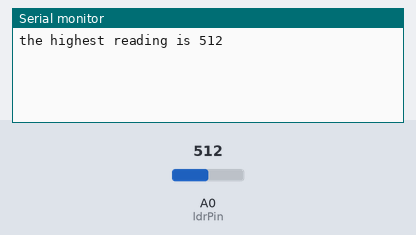
The sketch below on a simulated Arduino Uno, built with avr-gcc and run on an emulated ATmega328P. On the bench: the last lines printed to the serial monitor. Inputs (shaded band) come from the test bench; at power-on: A0 (ldrPin) = 512.

Above: at 1.2 s.
1.3 s: A0 (ldrPin) set to 716
At 1.9 s:
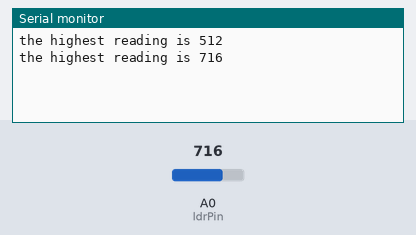
2.8 s: A0 (ldrPin) set to 900
At 2.8 s:
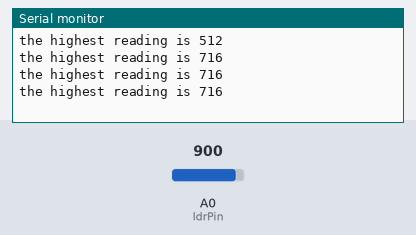
Timing chart, 0 to 5.8 s (numbered marks = the images above; inputs shaded):
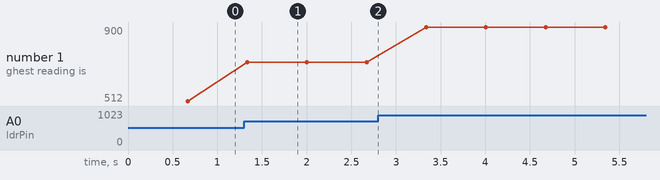

The sketch:

Homework_June_15_.ino
```cpp
const int numberOfReadings = 600;
int measurements[numberOfReadings] ;
const int ldrPin = A0;

void setup() {
  Serial.begin(9600);
}


void loop() {

  for (int readings = 0; readings < numberOfReadings; readings++) {
    measurements[readings] = analogRead(ldrPin);
    delay(1);
  }


  // calculate the average
  int sum = 0;

  for (int readings = 0; readings < numberOfReadings; readings++) {
    sum = sum + measurements[readings];
  }

  int average = sum / numberOfReadings;

  // what's the difference between print() and println()?
  Serial.print("the highest reading is ");
  Serial.println(measurements[highestReading()]);
}

// return the index of the highest reading
// if there are multiple readings return one of them
int highestReading() {

  int latestHighestReading = 0;

  for (int readings = 0; readings < numberOfReadings; readings++)
  {
    if (measurements[readings] > measurements[latestHighestReading])
    {
      latestHighestReading = readings;
    }
  }
  return latestHighestReading;
  Serial.print ("highestReading"); // to print highest reading

//even number readings
   int even = 0;


  for (int readings = 0; readings <numberOfReadings; readings ++) {
    even = readings %2 == 0;}
    Serial.println ( "even");
  }
```

Measured:
- after the input at 1.3 s, the serial monitor: prints a new line at once (image 1)
- plotted number 1: 512 → 716 after the input at 1.3 s, 716 → 900 after the input at 2.8 s
